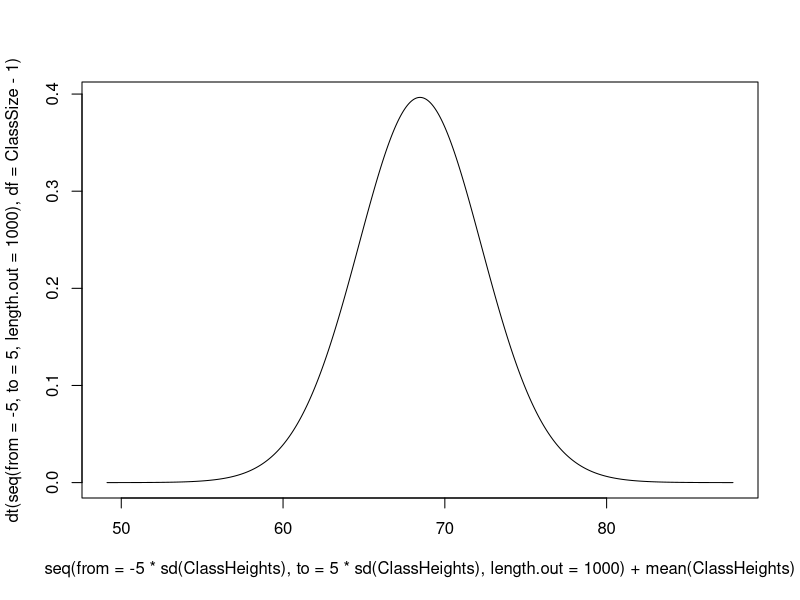

Here is the R script that generated this plot: (Note: this script raises an error after producing the figure.)
ClassHeights <- c("5'2\"", "5'11\"", "6'2\"", "5'7\"", "5'4\"", "5'5\"", "5'2\"", "5'9\"", "5'9\"", "5'10\"", "5'9\"", "5'5\"", "5'11\"", "5'5\"", "5'8\"", "5'10\"", "5'8\"", "5'7\"", "5'6\"", "5'9\"", "6'3\"", "5'5\"", "6'0\"", "5'3\"", "6'5\"", "6'0\"", "5'8\"", "6'0\"", "5'6\"", "5'5\"", "5'8\"", "5'6\"", "6'1\"", "5'10\"", "5'6\"", "5'7\"", "6'2\"", "5'6\"", "5'11\"", "5'7\"", "5'1\"", "6'1\"", "6'4\"")

ClassHeights <- matrix(as.numeric(unlist(strsplit(ClassHeights, split = "\"|'"))), ncol = 2, byrow = TRUE)

ClassHeights <- (ClassHeights[, 1] * 12) + ClassHeights[, 2]


# Class size for height data:
ClassSize <- length(ClassHeights)

plot(
x = seq(from = -5 * sd(ClassHeights), to = 5 * sd(ClassHeights), length.out = 1000) + mean(ClassHeights),

y = dt(seq(from = -5, to = 5, length.out = 1000), df = ClassSize - 1)

, type = "l")

Alpha <- 0.01



XValues <- seq(from = -5, to = 5, length.out = 1000)

TwoTail <- qt(p = c(Alpha / 2, 1 - (Alpha / 2)), df = ClassSize - 1)

TValues <- dt(XValues, df = SampleSize - 1)

plot(x = XValues, y = TValues, type = "n", axes = FALSE, xlab = "", ylab = "")
polygon(x = c(XValues[which(XValues < TwoTail[1])], XValues[which(XValues < TwoTail[1])][length(XValues[which(XValues < TwoTail[1])])], XValues[which(XValues < TwoTail[1])][1]), y = c(TValues[which(XValues < TwoTail[1])], 0, 0), border = NA, col = "grey")
polygon(x = c(XValues[intersect(which(XValues > TwoTail[1]), which(XValues < TwoTail[2]))[1]], XValues[intersect(which(XValues > TwoTail[1]), which(XValues < TwoTail[2]))], XValues[intersect(which(XValues > TwoTail[1]), which(XValues < TwoTail[2]))[length(intersect(which(XValues > TwoTail[1]), which(XValues < TwoTail[2])))]]), y = c(0, TValues[intersect(which(XValues > TwoTail[1]), which(XValues < TwoTail[2]))], 0), border = NA, col = "red")
polygon(x = c(XValues[which(XValues > TwoTail[2])], XValues[which(XValues > TwoTail[2])][length(XValues[which(XValues > TwoTail[2])])], XValues[which(XValues > TwoTail[2])][1]), y = c(TValues[which(XValues > TwoTail[2])], 0, 0), border = NA, col = "grey")





Alpha <- 0.1

pdf("T-distributions.pdf", width = 10, height = 7)

par(mfrow = c(3, 3), mar = c(0.1, 0.1, 0.1, 0.1))

for(SampleSize in c(3, 5, 10)) {
  
  for(Alpha in c(0.5, 0.1, 0.05)) {
    
    
  }

}

dev.off()
